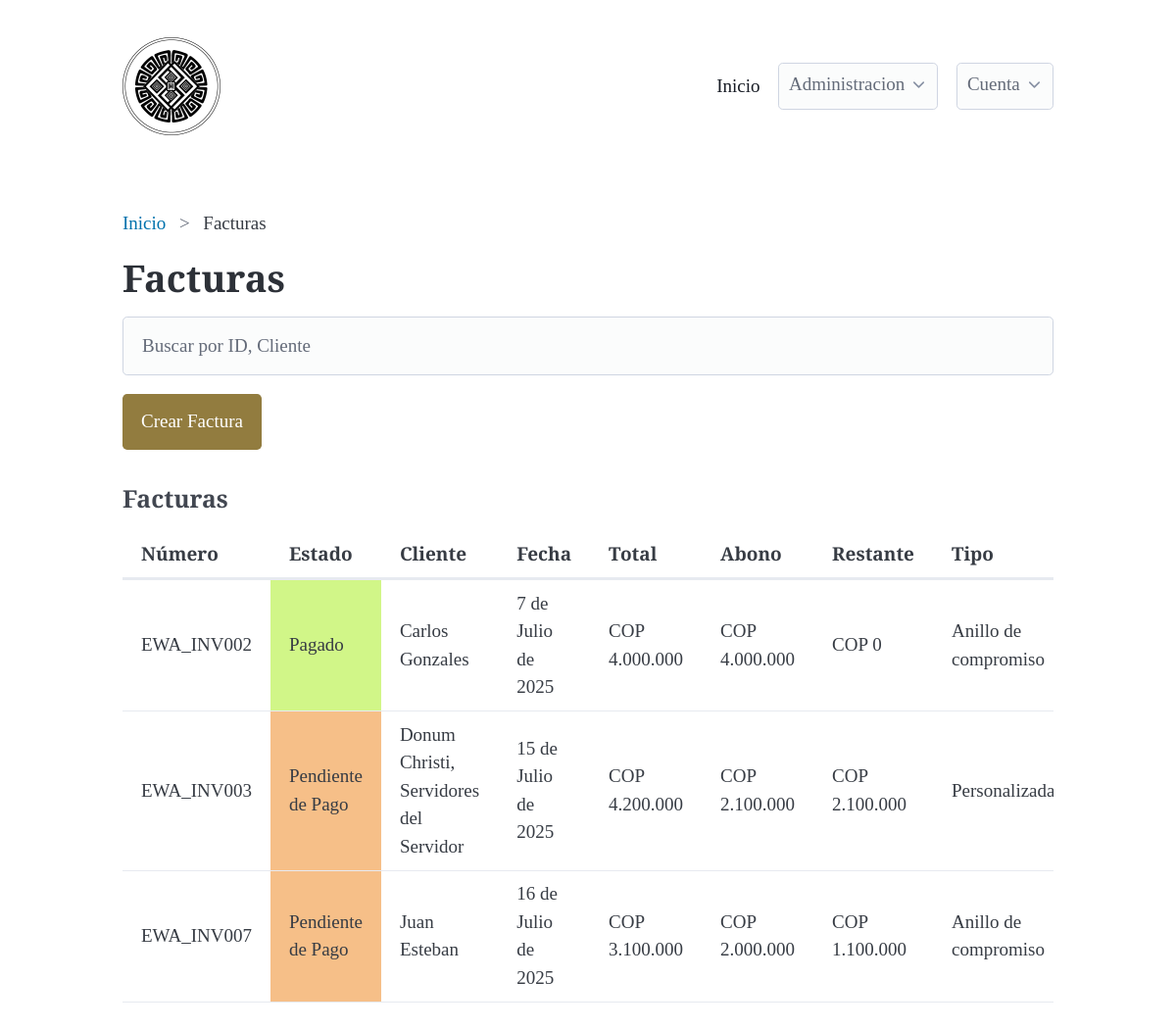
Screenshot of /invoices/invoices_list/ (signed in) with the database file from the repository.
### invoices/models.py (models this page shows, shortened)
class Invoice(models.Model):
    def generate_invoice_number():
        last_invoice = Invoice.objects.all().aggregate(Max('id'))['id__max']
        next_number = 1 if last_invoice is None else last_invoice + 1
        return f'EWA_INV{next_number:03d}'
    client = models.ForeignKey(Client, on_delete=models.DO_NOTHING, null=True, blank=True)
    invoice_number = models.CharField(max_length=100, null=True, blank=True, default=generate_invoice_number)
    invoice_type = models.CharField(max_length=100, null=True, blank=True)
    invoice_date = models.DateField(null=False, blank=False, default=timezone.now)
    INVOICE_STATUS_CHOICES = [
        ('Pendiente de Pago', 'Pendiente de Pago'),
        ('Pagado', 'Pagado'),
        ('Cancelado', 'Cancelado'),
    ]
    invoice_status = models.CharField(max_length=100, null=True, blank=True, choices=INVOICE_STATUS_CHOICES, default='Pendiente de Pago')
    observation = models.TextField(null=True, blank=True)
    invoice_quantity = models.IntegerField(null=True, blank=True)
    invoice_total = models.DecimalField(max_digits=10, decimal_places=2, null=True, blank=True)
    invoice_balance = models.DecimalField(max_digits=10, decimal_places=2, null=True, blank=True)
    additional_notes = models.TextField(null=True, blank=True)
    created_at = models.DateTimeField(auto_now_add=True)
    email_sent = models.BooleanField(null=True, blank=True, default=False)

### clients/models.py (models this page shows, shortened)
class Client(models.Model):
    created_at = models.DateTimeField(auto_now_add=True, null=True, blank=True)
    name = models.CharField(max_length=100, null=False, blank=False, validators=[MinLengthValidator(3)])
    email = models.EmailField(null=True, blank=True, validators=[EmailValidator])
    phone = models.CharField(max_length=15, null=True, blank=True, validators=[MinLengthValidator(10), RegexValidator(r'^\d{10}$')])
    address = models.TextField(max_length=255, null=True, blank=True)
    DOCUMENT_TYPE_CHOICES = [
        ('CC', 'Cédula de Ciudadanía'),
        ('TI', 'Tarjeta de Identidad'),
        ('CE', 'Cédula de Extranjería'),
        ('NIT', 'Número de Identificación Tributaria'),
        ('PAS', 'Pasaporte'),
    ]
    document_type = models.CharField(max_length=100, null=True, blank=True, choices=DOCUMENT_TYPE_CHOICES)
    document_number = models.CharField(max_length=100, null=True, blank=True, validators=[RegexValidator(r'^\d{10}$')])

### invoices/views.py (the view)
# urls.py: path('invoices_list/', views.InvoicesListView.as_view(), name='invoices_list'),
class InvoicesListView(LoginRequiredMixin, View):
    def get(self, request):
        invoices = Invoice.objects.all()
        for invoice in invoices:
            total = invoice.invoice_total or 0
            balance = invoice.invoice_balance or 0
            invoice.restante = total - balance
        context = {
            'invoices': invoices,
        }
        return render(request, 'invoices/invoices_list.html', context)

### invoices/templates/invoices/invoices_list.html (shortened to what this page needs)
{% extends "base.html" %}
{% load static %}
{% block breadcrumb %}
<nav aria-label="breadcrumb">
    <ul>
       <li><a href="{% url 'dashboard:dashboard' %}">Inicio</a></li>
       <li>Facturas</li>
    </ul>
  </nav>
{% endblock %}
{% block content %}
<h1>Facturas</h1>
{% include "includes/search_invoice.html" %}
<button onclick="window.location.href='{% url 'invoices:invoices_create' %}'">Crear Factura</button>
<div class="space-between">
<h3>Facturas</h3>
<div class="overflow-auto">
<table id="myTable">
    <thead>
        <tr>
            <th>Número</th>
            <th>Estado</th>
            <th>Cliente</th>
            <th>Fecha</th>
            <th>Total</th>
            <th>Abono</th>
            <th>Restante</th>
            <th>Tipo</th>
        </tr>
    </thead>
    <tbody>
        {% for invoice in invoices %}
            <tr>
                <td>{{ invoice.invoice_number }}</td>
                <td style="background-color: {% if invoice.invoice_status == 'Pendiente de Pago' %}#f6bf88{% elif invoice.invoice_status == 'Pagado' %}#d1f688{% else %}#f68888{% endif %};">
                    {{ invoice.invoice_status }}</td>
                <td>{{ invoice.client.name }}</td>
                <td>{{ invoice.invoice_date }}</td>
                <td>COP {{ invoice.invoice_total|floatformat:0 }}</td>
                <td>COP {{ invoice.invoice_balance|floatformat:0 }}</td>
                <td>COP {{ invoice.restante|floatformat:0 }}</td>
                <td>{{ invoice.invoice_type }}</td>
            </tr>
        {% endfor %}
    </tbody>
  </table>
</div>
</div>
{% endblock %}

### static/css/style.css (style rules this page uses)
:root { font-family: 'Cormorant', serif; }
h1 { font-size: 2rem; font-weight: 700; font-family: 'Cormorant', serif; }
h3 { font-size: 1.3rem; font-weight: 700; font-family: 'Cormorant', serif; }
button { background-color: #927c3f; color: white; border: none; }
.space-between { margin-top: 35px; margin-bottom: 35px; }

### rows the page displays
Invoice: invoice_number "EWA_INV002", invoice_status "Pagado", client.name "Carlos Gonzales", invoice_date "7 de Julio de 2025", invoice_total "4.000.000", invoice_balance "4.000.000", restante "0", invoice_type "Anillo de compromiso"
Invoice: invoice_number "EWA_INV003", invoice_status "Pendiente de Pago", client.name "Donum Christi, Servidores del Servidor", invoice_date "15 de Julio de 2025", invoice_total "4.200.000", invoice_balance "2.100.000", restante "2.100.000", invoice_type "Personalizada"
Invoice: invoice_number "EWA_INV007", invoice_status "Pendiente de Pago", client.name "Juan Esteban", invoice_date "16 de Julio de 2025", invoice_total "3.100.000", invoice_balance "2.000.000", restante "1.100.000", invoice_type "Anillo de compromiso"
